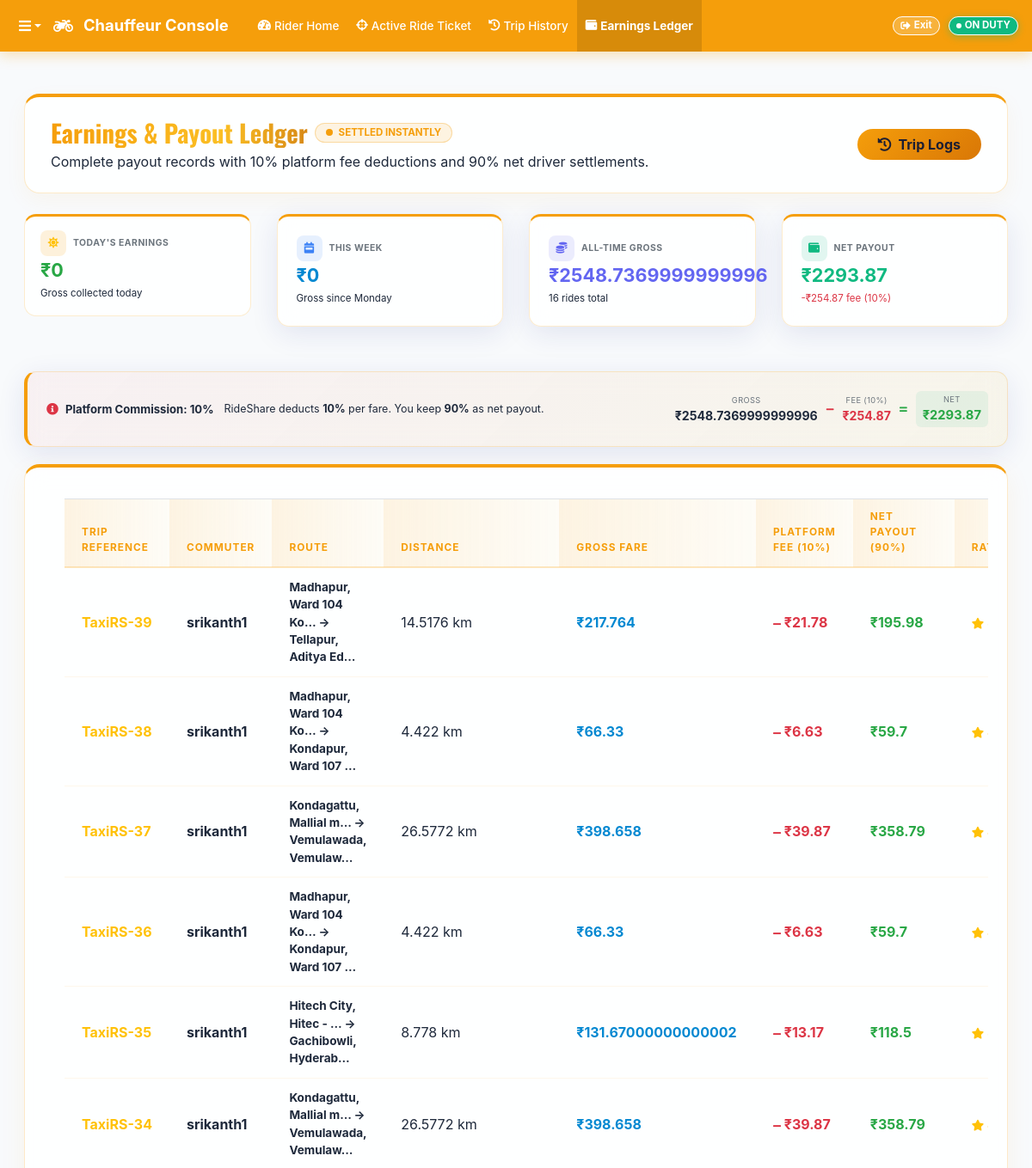
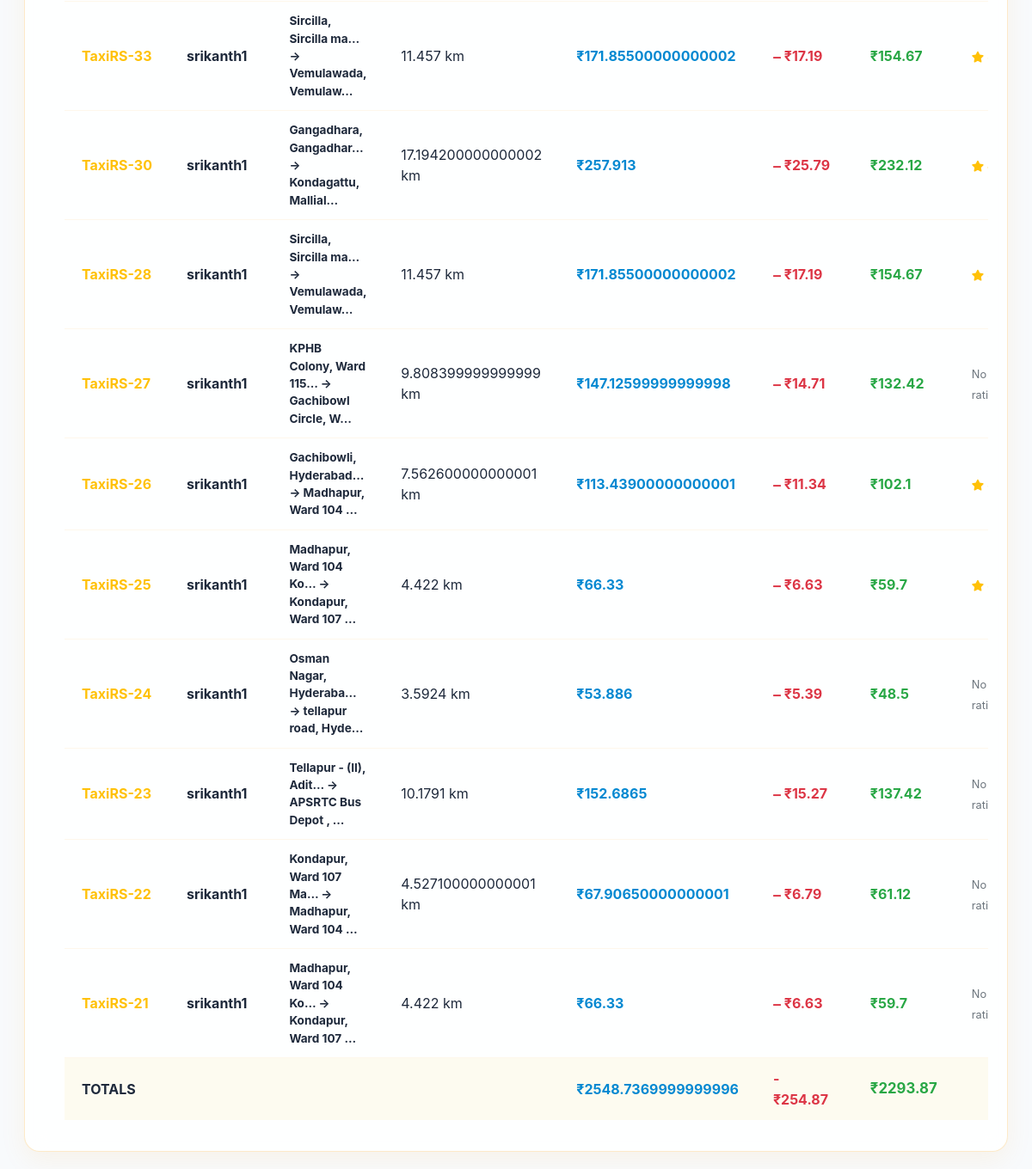
The app's page /portal/rider/earnings/ (signed in), older data (2 pictures, top to bottom).
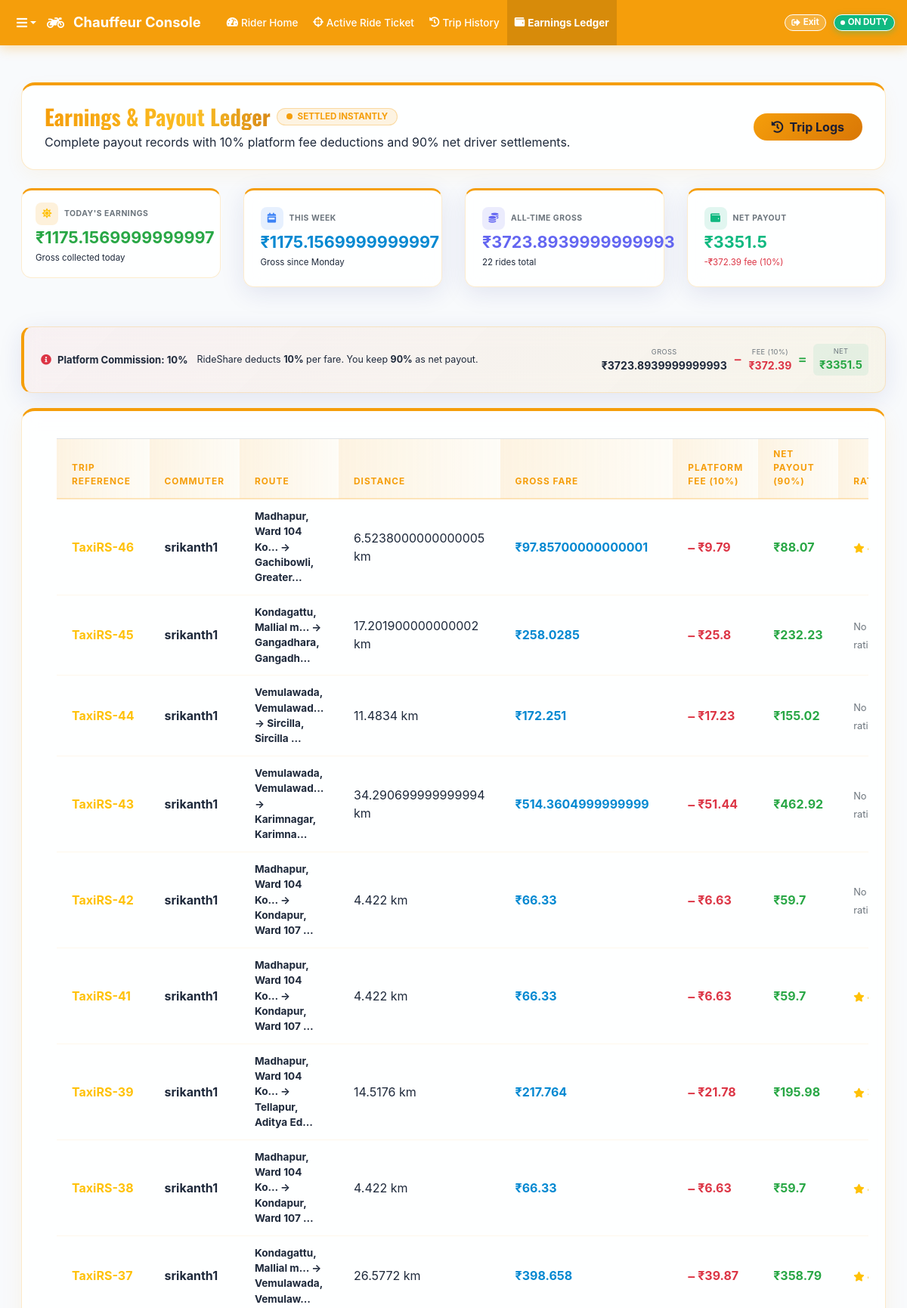
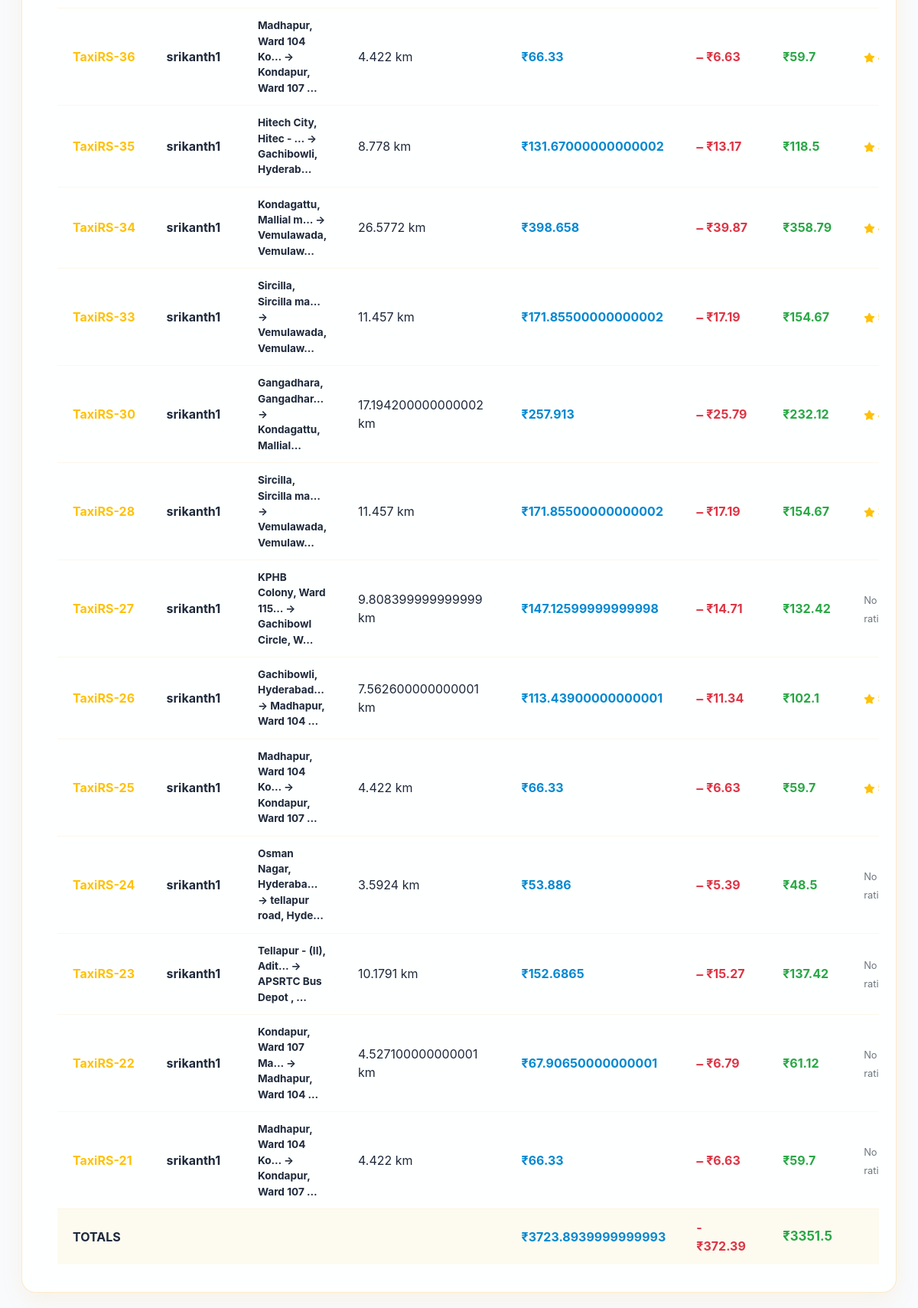
The same page, newer data (2 pictures, top to bottom).
### myapp/models.py (models this page shows, shortened)
class TaxiRideRequest(models.Model):
    user = models.ForeignKey(User, on_delete=models.CASCADE, related_name='taxi_bookings')
    pickup = models.CharField(max_length=255)
    drop = models.CharField(max_length=255)
    distance = models.FloatField(default=0.0)
    price = models.FloatField(default=0.0)
    pin = models.CharField(max_length=4)
    driver_name = models.CharField(max_length=150, blank=True, null=True)
    status = models.CharField(
        max_length=20,
        choices=[
            ('Pending', 'Pending'),
            ('Accepted', 'Accepted'),
            ('Arrived', 'Arrived'),
            ('In_Progress', 'In Progress'),
            ('Completed', 'Completed'),
            ('Cancelled', 'Cancelled')
        ],
        default='Pending'
    )
    created_at = models.DateTimeField(auto_now_add=True)
    cancel_reason = models.TextField(blank=True, null=True)
    rating = models.IntegerField(null=True, blank=True)
    feedback = models.TextField(null=True, blank=True)

### myapp/views.py (the view)
# urls.py: path('portal/rider/earnings/', portal_rider_earnings_view, name='portal_rider_earnings'),
@login_required
def portal_rider_earnings_view(request):
    if request.session.get('portal_role') != 'rider':
        request.session['portal_role'] = 'rider'
    from django.utils import timezone
    past_trips = TaxiRideRequest.objects.filter(
        driver_name=request.user.username,
        status='Completed'
    ).order_by('-created_at')
    total_earnings = sum(t.price for t in past_trips)
    platform_fee = round(total_earnings * 0.10, 2)  # 10% commission fee
    net_payout = round(total_earnings - platform_fee, 2)
    trips_with_fees = []
    for t in past_trips:
        fee = round(t.price * 0.10, 2)
        net = round(t.price - fee, 2)
        trips_with_fees.append({
            'trip': t,
            'gross': t.price,
            'platform_fee': fee,
            'net': net,
        })
    today = timezone.now().date()
    start_of_week = today - timezone.timedelta(days=today.weekday())
    week_trips = past_trips.filter(created_at__date__gte=start_of_week)
    week_earnings = sum(t.price for t in week_trips)
    today_trips = past_trips.filter(created_at__date=today)
    today_earnings = sum(t.price for t in today_trips)
    context = {
        'trips': past_trips,
        'trips_with_fees': trips_with_fees,
        'total_earnings': total_earnings,
        'platform_fee': platform_fee,
        'net_payout': net_payout,
        'week_earnings': week_earnings,
        'today_earnings': today_earnings,
        'total_trips': past_trips.count(),
    }
    return render(request, 'portal_rider_earnings.html', context)

### templates/portal_rider_earnings.html (shortened to what the changed rows need)
{% load static %}
<!DOCTYPE html>
<html lang="en">
<head>
    <link href="https://cdnjs.cloudflare.com/ajax/libs/font-awesome/5.15.0/css/all.min.css" rel="stylesheet">
    <link rel="stylesheet" href="{% static 'css/bootstrap.min-1.css'%}">
    <link rel="stylesheet" href="{% static 'css/premium_home.css' %}">
</head>
<body>
    <div class="container-fluid px-4 mt-4">
        <div class="portal-section-container p-4 mb-4">
            <div class="d-flex justify-content-between align-items-center flex-wrap gap-2 text-left">
                <div>
                    <div class="d-flex align-items-center gap-2 mb-1">
                        <h1 class="font-weight-bold outfit-font mb-0 text-title shimmer-text-amber" style="font-size: 1.8rem;">Earnings &amp; Payout Ledger</h1>
                    </div>
                </div>
            </div>
        </div>
        <div class="row mb-3">
            <div class="col-md-3 col-6 mb-3">
                <div class="stat-card text-left">
                    <div class="d-flex align-items-center mb-1" style="gap:8px;">
                        <div style="width:30px;height:30px;background:rgba(245,158,11,0.15);border-radius:8px;display:flex;align-items:center;justify-content:center;flex-shrink:0;">
                        </div>
                        <span class="text-muted font-weight-bold" style="font-size:0.65rem;text-transform:uppercase;letter-spacing:0.5px;">Today's Earnings</span>
                    </div>
                    <div class="font-weight-bold text-success" style="font-size:1.35rem;line-height:1.2;">₹{{ today_earnings }}</div>
                    <small class="text-subtitle" style="font-size:0.72rem;">Gross collected today</small>
                </div>
            </div>
            <div class="col-md-3 col-6 mb-3">
                <div class="glass-card stat-card text-left" style="border-left: 4px solid #3b82f6;">
                    <div class="d-flex align-items-center mb-1" style="gap:8px;">
                        <div style="width:30px;height:30px;background:rgba(59,130,246,0.12);border-radius:8px;display:flex;align-items:center;justify-content:center;flex-shrink:0;">
                        </div>
                        <span class="text-muted font-weight-bold" style="font-size:0.65rem;text-transform:uppercase;letter-spacing:0.5px;">This Week</span>
                    </div>
                    <div class="font-weight-bold text-primary" style="font-size:1.35rem;line-height:1.2;">₹{{ week_earnings }}</div>
                    <small class="text-subtitle" style="font-size:0.72rem;">Gross since Monday</small>
                </div>
            </div>
            <div class="col-md-3 col-6 mb-3">
                <div class="glass-card stat-card text-left" style="border-left: 4px solid #6366f1;">
                    <div class="d-flex align-items-center mb-1" style="gap:8px;">
                        <div style="width:30px;height:30px;background:rgba(99,102,241,0.12);border-radius:8px;display:flex;align-items:center;justify-content:center;flex-shrink:0;">
                        </div>
                        <span class="text-muted font-weight-bold" style="font-size:0.65rem;text-transform:uppercase;letter-spacing:0.5px;">All-Time Gross</span>
                    </div>
                    <div class="font-weight-bold" style="font-size:1.35rem;line-height:1.2;color:#6366f1;">₹{{ total_earnings }}</div>
                    <small class="text-subtitle" style="font-size:0.72rem;">{{ total_trips }} rides total</small>
                </div>
            </div>
            <div class="col-md-3 col-6 mb-3">
                <div class="glass-card stat-card text-left" style="border-left: 4px solid #10b981;">
                    <div class="d-flex align-items-center mb-1" style="gap:8px;">
                        <div style="width:30px;height:30px;background:rgba(16,185,129,0.12);border-radius:8px;display:flex;align-items:center;justify-content:center;flex-shrink:0;">
                        </div>
                        <span class="text-muted font-weight-bold" style="font-size:0.65rem;text-transform:uppercase;letter-spacing:0.5px;">Net Payout</span>
                    </div>
                    <div class="font-weight-bold" style="font-size:1.35rem;line-height:1.2;color:#10b981;">₹{{ net_payout }}</div>
                    <small class="text-danger" style="font-size:0.72rem;">-₹{{ platform_fee }} fee (10%)</small>
                </div>
            </div>
        </div>
        <div class="glass-card fee-explainer px-3 py-2 mb-4 d-flex align-items-center flex-wrap" style="background: linear-gradient(135deg, rgba(239,68,68,0.05), rgba(234,179,8,0.07)); border-left: 4px solid #ef4444; gap:12px;">
            <div class="d-flex align-items-center ml-auto" style="gap:10px;white-space:nowrap;">
                <div class="text-center" style="min-width:52px;">
                    <div class="text-muted" style="font-size:0.58rem;text-transform:uppercase;letter-spacing:0.4px;">Gross</div>
                    <div class="font-weight-bold text-title" style="font-size:0.88rem;">₹{{ total_earnings }}</div>
                </div>
                <div class="text-center" style="min-width:52px;">
                    <div class="text-muted" style="font-size:0.58rem;text-transform:uppercase;letter-spacing:0.4px;">Fee (10%)</div>
                    <div class="font-weight-bold text-danger" style="font-size:0.88rem;">₹{{ platform_fee }}</div>
                </div>
                <div class="text-center" style="min-width:52px;background:rgba(16,185,129,0.08);border-radius:6px;padding:3px 8px;">
                    <div class="text-muted" style="font-size:0.58rem;text-transform:uppercase;letter-spacing:0.4px;">Net</div>
                    <div class="font-weight-bold text-success" style="font-size:0.92rem;">₹{{ net_payout }}</div>
                </div>
            </div>
        </div>
        <div class="glass-card p-0 table-container">
            <div class="table-responsive">
                <table class="table admin-table text-left mb-0">
                    <thead>
                        <tr>
                            <th>Trip Reference</th>
                            <th>Commuter</th>
                            <th>Route</th>
                            <th>Distance</th>
                            <th>Gross Fare</th>
                            <th>Platform Fee (10%)</th>
                            <th>Net Payout (90%)</th>
                            <th>Rating</th>
                        </tr>
                    </thead>
                    <tbody>
                        {% for row in trips_with_fees %}
                        <tr>
                            <td class="font-weight-bold text-warning" style="white-space:nowrap;">TaxiRS-{{ row.trip.id }}</td>
                            <td class="font-weight-bold text-title">{{ row.trip.user.username }}</td>
                            <td>
                                <div class="font-weight-bold text-title" style="font-size: 0.85rem;">{{ row.trip.pickup|truncatechars:22 }} → {{ row.trip.drop|truncatechars:20 }}</div>
                            </td>
                            <td class="text-subtitle">{{ row.trip.distance }} km</td>
                            <td class="font-weight-bold text-primary">₹{{ row.gross }}</td>
                            <td class="text-danger font-weight-bold">
                                <i class="fas fa-minus" style="font-size:0.65rem;"></i> ₹{{ row.platform_fee }}
                            </td>
                            <td class="font-weight-bold text-success">₹{{ row.net }}</td>
                            <td>
                                {% if row.trip.rating %}
                                <span class="text-warning font-weight-bold"><i class="fas fa-star" style="font-size:0.8rem;"></i> {{ row.trip.rating }}/5</span>
                                {% else %}
                                <small class="text-muted">No rating</small>
                                {% endif %}
                            </td>
                        </tr>
                        {% endfor %}
                    </tbody>
                    {% if trips_with_fees %}
                    <tfoot>
                        <tr style="background: rgba(234,179,8,0.06);">
                            <td colspan="4" class="font-weight-bold text-title py-3">TOTALS</td>
                            <td class="font-weight-bold text-primary py-3">₹{{ total_earnings }}</td>
                            <td class="font-weight-bold text-danger py-3">- ₹{{ platform_fee }}</td>
                            <td class="font-weight-bold text-success py-3" style="font-size:1.05rem;">₹{{ net_payout }}</td>
                            <td colspan="2"></td>
                        </tr>
                    </tfoot>
                    {% endif %}
                </table>
            </div>
        </div>
    </div>
</body>
</html>

Row changes from the older to the newer data that the page shows:
added TaxiRideRequest: trip.id "46", trip.user.username "srikanth1", trip.pickup "Madhapur, Ward 104 Ko…", trip.drop "Gachibowli, Greater…", trip.distance "6.5238000000000005", gross "97.85700000000001", platform_fee "9.79", net "88.07"
added TaxiRideRequest: trip.id "45", trip.user.username "srikanth1", trip.pickup "Kondagattu, Mallial m…", trip.drop "Gangadhara, Gangadh…", trip.distance "17.201900000000002", gross "258.0285", platform_fee "25.8", net "232.23", rating "No…"
added TaxiRideRequest: trip.id "44", trip.user.username "srikanth1", trip.pickup "Vemulawada, Vemulawad…", trip.drop "Sircilla, Sircilla …", trip.distance "11.4834", gross "172.251", platform_fee "17.23", net "155.02", rating "No…"
added TaxiRideRequest: trip.id "43", trip.user.username "srikanth1", trip.pickup "Vemulawada, Vemulawad…", trip.drop "Karimnagar, Karimna…", trip.distance "34.290699999999994", gross "514.3604999999999", platform_fee "51.44", net "462.92", rating "No…"
added TaxiRideRequest: trip.id "42", trip.user.username "srikanth1", trip.pickup "Madhapur, Ward 104 Ko…", trip.drop "Kondapur, Ward 107 …", trip.distance "4.422", gross "66.33", platform_fee "6.63", net "59.7", rating "No…"
added TaxiRideRequest: trip.id "41", trip.user.username "srikanth1", trip.pickup "Madhapur, Ward 104 Ko…", trip.drop "Kondapur, Ward 107 …", trip.distance "4.422", gross "66.33", platform_fee "6.63", net "59.7"
Text that changed along with them:
{{ today_earnings }}: "0" → "1175.1569999999997"
{{ week_earnings }}: "0" → "1175.1569999999997"
{{ total_earnings }}: "2548.7369999999996" → "3723.8939999999993"
{{ total_trips }}: "16" → "22"
{{ net_payout }}: "2293.87" → "3351.5"
{{ platform_fee }}: "254.87" → "372.39"
